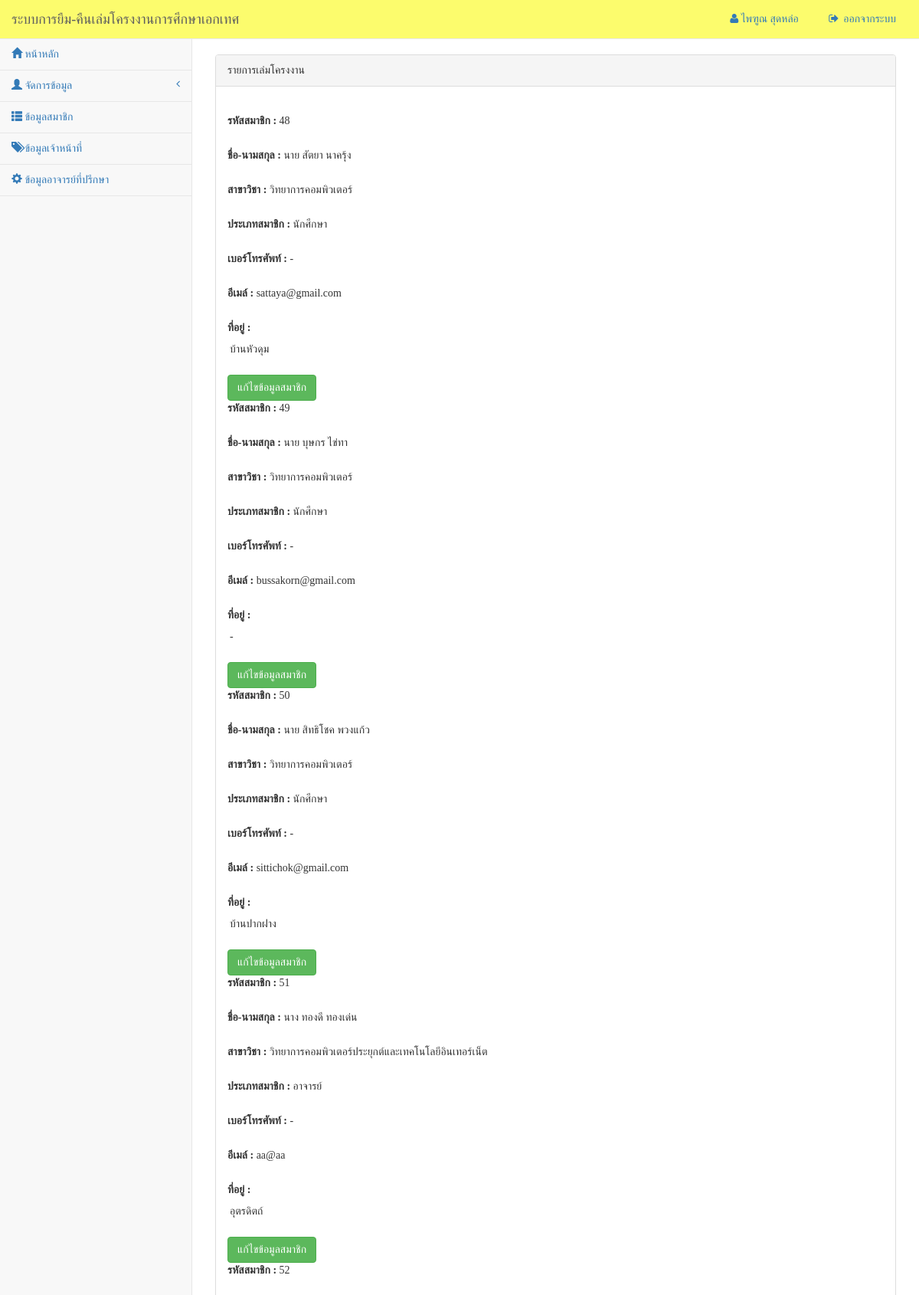
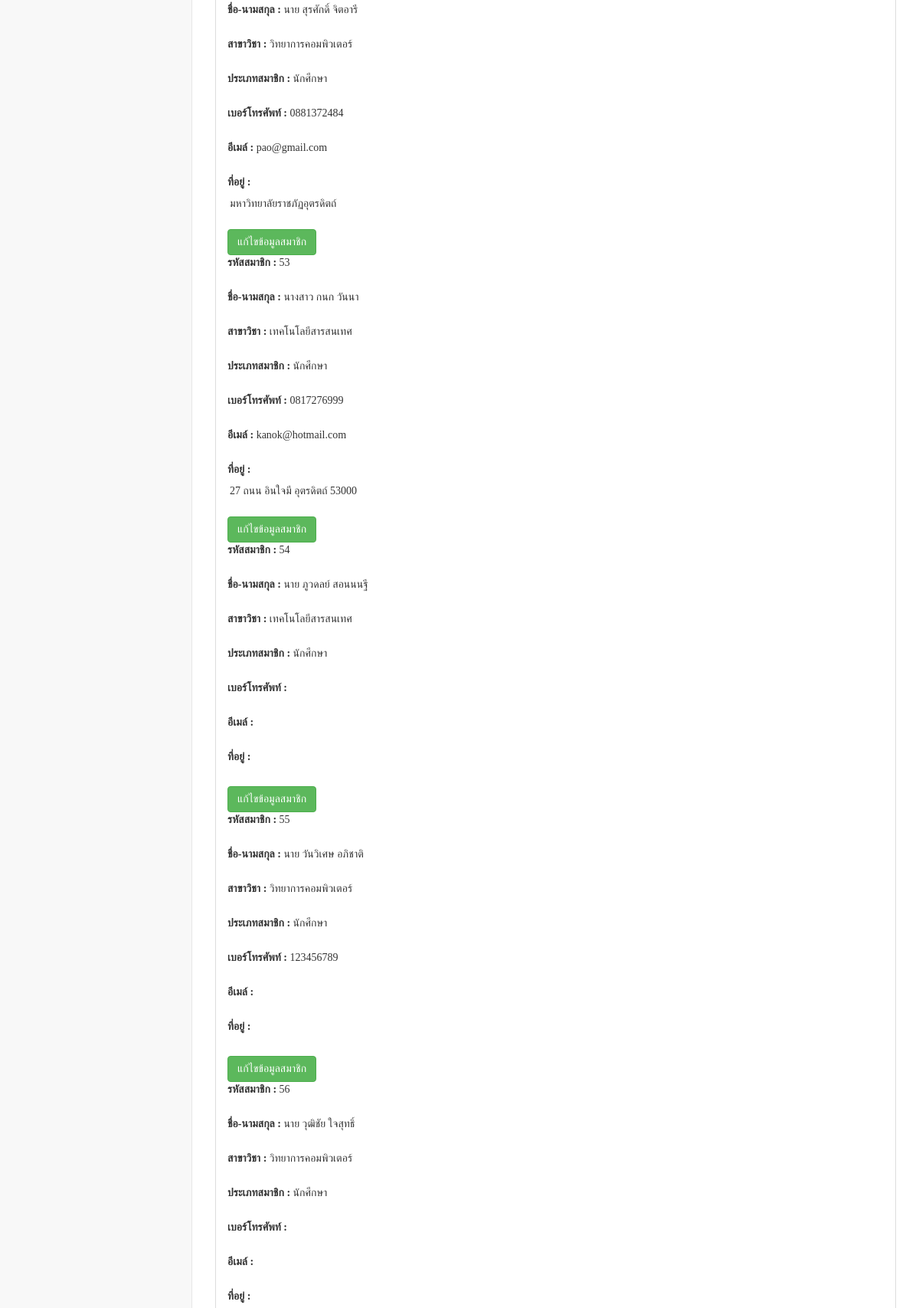
Page /project_test/detail_member_admin.php (signed in, upper part) on the committed database (2 pictures, top to bottom).
### tables this page shows
CREATE TABLE `staff` (
  `staffid` int(3) UNSIGNED NOT NULL,
  `titlenameid` char(2) NOT NULL,
  `fname` varchar(50) NOT NULL,
  `lname` varchar(50) NOT NULL,
  `tel` varchar(10) NOT NULL,
  `email` varchar(50) NOT NULL,
  `username` varchar(30) NOT NULL,
  `userpassword` varchar(30) NOT NULL,
  `status_staff` varchar(2) NOT NULL
);

CREATE TABLE `member` (
  `memberid` int(11) UNSIGNED NOT NULL,
  `titlenameid` char(2) NOT NULL,
  `fname` varchar(50) NOT NULL,
  `lname` varchar(50) NOT NULL,
  `address` text NOT NULL,
  `tel` varchar(12) NOT NULL,
  `email` varchar(50) NOT NULL,
  `majorid` char(2) NOT NULL,
  `username` varchar(30) NOT NULL,
  `userpassword` varchar(30) NOT NULL,
  `typememberid` varchar(2) NOT NULL,
  `status` enum('0','1') NOT NULL DEFAULT '0',
  `allow` int(2) NOT NULL
);

CREATE TABLE `titlename` (
  `titlenameid` int(2) UNSIGNED NOT NULL,
  `titlename` varchar(50) NOT NULL
);

CREATE TABLE `major` (
  `majorid` int(2) UNSIGNED NOT NULL,
  `major` varchar(100) NOT NULL
);

CREATE TABLE `typemember` (
  `typememberid` int(2) UNSIGNED NOT NULL,
  `nametype` varchar(11) NOT NULL
);

### project_test/detail_member_admin.php (the view, shortened to what this page needs)
<!DOCTYPE html>
<html lang="en">
<head>
    <?php include('css_admin.php'); ?>
    <?php include('datatable.php'); ?>
</head>
<body>
    <div id="wrapper">
        <nav class="navbar navbar-default navbar-static-top" role="navigation" style="margin-bottom: 0">
           <?php include ('menu_admin.php');?>
        <div id="page-wrapper">
            <div class="row"><br>
            </div>
            <div class="row">
                <div class="col-lg-12">
                    <div class="panel panel-default">
                        <div class="panel-heading">
                            รายการเล่มโครงงาน
                        </div>
                        <div class="panel-body">
                                <?php
include 'connect_book.php';
$sql = "SELECT * FROM `member`
INNER JOIN titlename ON member.titlenameid=titlename.titlenameid
INNER JOIN major ON member.majorid=major.majorid
INNER JOIN typemember ON member.typememberid=typemember.typememberid ";
$result = mysqli_query($conn, $sql);
		while($row = mysqli_fetch_array($result, MYSQLI_ASSOC))  {
		?>
	<br><label>รหัสสมาชิก :</label> <?php echo $row['memberid']; ?><br><br>
    <label>ชื่อ-นามสกุล : </label> <?php echo $row['titlename']; ?> <?php echo $row['fname']; ?> <?php echo $row['lname']; ?><br><br>
    <label>สาขาวิชา :</label> <?php echo $row['major']; ?><br><br>
    <label>ประเภทสมาชิก :</label> <?php echo $row['nametype']; ?><br><br>
    <label>เบอร์โทรศัพท์ :</label> <?php echo $row['tel']; ?><br><br>
    <label>อีเมล์ :</label> <?php echo $row['email']; ?><br><br>
    <label>ที่อยู่ :</label><p style="margin: 3px" width="50%"> <?php echo $row['address']; ?></p><br>
    <a class="edit-memberid"
                data-memberid="<?php echo $row['memberid']; ?>"
                data-titlenameid="<?php echo $row['titlenameid']; ?>"
                data-fname="<?php echo $row['fname']; ?>"
                data-lname="<?php echo $row['lname']; ?>"
                data-major="<?php echo $row['major']; ?>"
                data-nametype="<?php echo $row['nametype']; ?>"
                data-tel="<?php echo $row['tel']; ?>"
                data-email="<?php echo $row['email']; ?>"
                data-address="<?php echo $row['address']; ?>"
                data-username="<?php echo $row['username']; ?>"
                data-userpassword="<?php echo $row['userpassword']; ?>"
                 >
        <button type="submit" class="btn btn-success" >
        แก้ไขข้อมูลสมาชิก
        </button>
        </a>
		<?php
	}
		  ?>
                        </div>
                    </div>
                </div>
            </div>
        </div>
    </div>
</body>
</html>

### project_test/menu_admin.php (shortened to what this page needs)
<?php
        include 'connect_book.php';
        $session_login_id = $_SESSION['staffid'];
        $qry_user = "SELECT * FROM staff WHERE staffid='$session_login_id'";
        $result_user = mysqli_query($conn,$qry_user);
        if ($result_user) {
           $row_user = mysqli_fetch_array($result_user,MYSQLI_ASSOC);
           $s_login_username = $row_user['fname'];
        }
?>
        <nav class="navbar navbar-default navbar-static-top" role="navigation" style="margin-bottom: 0;background-color: rgba(255, 255, 0, 0.56);">
            <div class="navbar-header">
                <a class="navbar-brand" href="index.php">ระบบการยืม-คืนเล่มโครงงานการศึกษาเอกเทศ</a>
            </div>
            <ul class="nav navbar-top-links navbar-right">
                        <li><a href="#"><i class="fa fa-user fa-fw"></i><?php echo "$s_login_username" ?>
                        <?php echo $row_user['lname']; ?></a>
                        </li>
                        <li><a href="logout.php"><i class="fa fa-sign-out fa-fw"></i> ออกจากระบบ</a>
                        </li>
            </ul>
            <div class="navbar-default sidebar" role="navigation" >
                <div class="sidebar-nav navbar-collapse">
                    <ul class="nav" id="side-menu">
                        <li>
                            <a href="index_admin.php"><span class="glyphicon glyphicon-home" aria-hidden="true"></span> หน้าหลัก</a>
                        </li>
                        <li>
                            <a href="#"><span class="glyphicon glyphicon-user"></span> จัดการข้อมูล<span class="fa arrow"></span></a>
                        </li>
                        <li>
                            <a href="list_member_admin.php"><span class="glyphicon glyphicon-th-list" aria-hidden="true"></span> ข้อมูลสมาชิก</a>
                        </li>
                        <li>
                            <a href="list_staff.php"><span class="glyphicon glyphicon-tags" aria-hidden="true"></span>  ข้อมูลเจ้าหน้าที่</a>
                        </li>
                        <li>
                            <a href="report_advisor_admin.php"><span class="glyphicon glyphicon-cog" aria-hidden="true"></span> ข้อมูลอาจารย์ที่ปรึกษา</a>
                        </li>
                    </ul>
                </div>
            </div>
        </nav>

### project_test/script_admin.php (style rules this page uses)
body { font-family: Microsoft Sans Serif; }

### rows in the picture
staff: fname "ไพฑูณ", lname "สุดหล่อ"
member: memberid "48", titlenameid.titlename "นาย", fname "สัตยา", lname "นาครุ้ง", majorid.major "วิทยาการคอมพิวเตอร์", typememberid.nametype "นักศึกษา", tel "-", email "sattaya@gmail.com", address "บ้านหัวดุม"
member: memberid "49", titlenameid.titlename "นาย", fname "บุษกร", lname "ไข่ทา", majorid.major "วิทยาการคอมพิวเตอร์", typememberid.nametype "นักศึกษา", tel "-", email "bussakorn@gmail.com", address "-"
member: memberid "50", titlenameid.titlename "นาย", fname "สิทธิโชค", lname "พวงแก้ว", majorid.major "วิทยาการคอมพิวเตอร์", typememberid.nametype "นักศึกษา", tel "-", email "sittichok@gmail.com", address "บ้านปากฝาง"
member: memberid "51", titlenameid.titlename "นาง", fname "ทองดี", lname "ทองเด่น", majorid.major "วิทยาการคอมพิวเตอร์ประยุกต์และเทคโนโลยีอินเทอร์เน็ต", typememberid.nametype "อาจารย์", tel "-", email "aa@aa", address "อุตรดิตถ์"
member: memberid "52", titlenameid.titlename "นาย", fname "สุรศักดิ์", lname "จิตอารี", majorid.major "วิทยาการคอมพิวเตอร์", typememberid.nametype "นักศึกษา", tel "0881372484", email "pao@gmail.com", address "มหาวิทยาลัยราชภัฏอุตรดิตถ์"
member: memberid "53", titlenameid.titlename "นางสาว", fname "กนก", lname "วันนา", majorid.major "เทคโนโลยีสารสนเทศ", typememberid.nametype "นักศึกษา", tel "0817276999", email "kanok@hotmail.com", address "27 ถนน อินใจมี อุตรดิตถ์ 53000"
member: memberid "54", titlenameid.titlename "นาย", fname "ภูวดลย์", lname "สอนนนฐี", majorid.major "เทคโนโลยีสารสนเทศ", typememberid.nametype "นักศึกษา"
member: memberid "55", titlenameid.titlename "นาย", fname "วันวิเศษ", lname "อภิชาติ", majorid.major "วิทยาการคอมพิวเตอร์", typememberid.nametype "นักศึกษา", tel "123456789"
member: memberid "56", titlenameid.titlename "นาย", fname "วุฒิชัย", lname "ใจสุทธิ์", majorid.major "วิทยาการคอมพิวเตอร์", typememberid.nametype "นักศึกษา"
